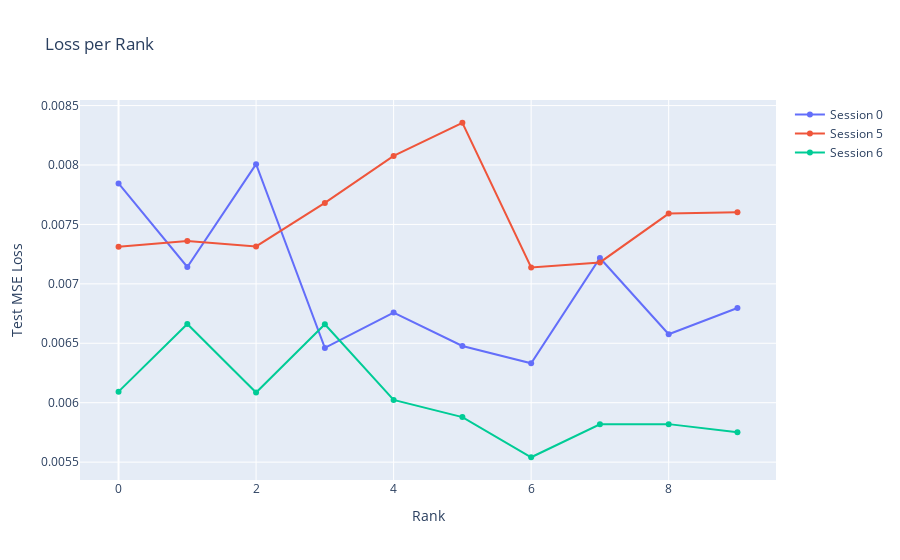

The cell this chart's notebook holds for it:
### Code cell
# plot loss per rank
fig = go.Figure()
fig.add_trace(go.Scatter(x=np.arange(10), y=loss_per_rank_0, name='Session 0'))
# fig.add_trace(go.Scatter(x=np.arange(10), y=loss_per_rank_1))
# fig.add_trace(go.Scatter(x=np.arange(10), y=loss_per_rank_2))
# fig.add_trace(go.Scatter(x=np.arange(10), y=loss_per_rank_3))
# fig.add_trace(go.Scatter(x=np.arange(10), y=loss_per_rank_4))
fig.add_trace(go.Scatter(x=np.arange(10), y=loss_per_rank_5, name='Session 5'))
fig.add_trace(go.Scatter(x=np.arange(10), y=loss_per_rank_6, name='Session 6'))
# fig.add_trace(go.Scatter(x=np.arange(10), y=loss_per_rank_7))
# fig.add_trace(go.Scatter(x=np.arange(10), y=loss_per_rank_8))
# fig.add_trace(go.Scatter(x=np.arange(10), y=loss_per_rank_9))
fig.update_layout(title='Loss per Rank', xaxis_title='Rank', yaxis_title='Test MSE Loss')
fig.show()

### Figure 1 — Plotly figure (JSON) as saved in the notebook; plotly's stock layout.template omitted (floating-point values rounded to 4 significant figures)
{"data": [{"name": "Session 0", "type": "scatter", "x": [0, 1, 2, 3, 4, 5, 6, 7, 8, 9], "y": [0.007845, 0.007142, 0.008007, 0.006461, 0.006758, 0.006477, 0.006332, 0.007218, 0.006576, 0.006797]}, {"name": "Session 5", "type": "scatter", "x": [0, 1, 2, 3, 4, 5, 6, 7, 8, 9], "y": [0.007313, 0.007361, 0.007315, 0.007681, 0.008076, 0.008355, 0.007138, 0.00718, 0.007591, 0.007602]}, {"name": "Session 6", "type": "scatter", "x": [0, 1, 2, 3, 4, 5, 6, 7, 8, 9], "y": [0.006093, 0.006662, 0.006086, 0.00666, 0.006023, 0.005879, 0.005541, 0.005818, 0.00582, 0.005751]}], "layout": {"title": {"text": "Loss per Rank"}, "xaxis": {"title": {"text": "Rank"}}, "yaxis": {"title": {"text": "Test MSE Loss"}}}}
